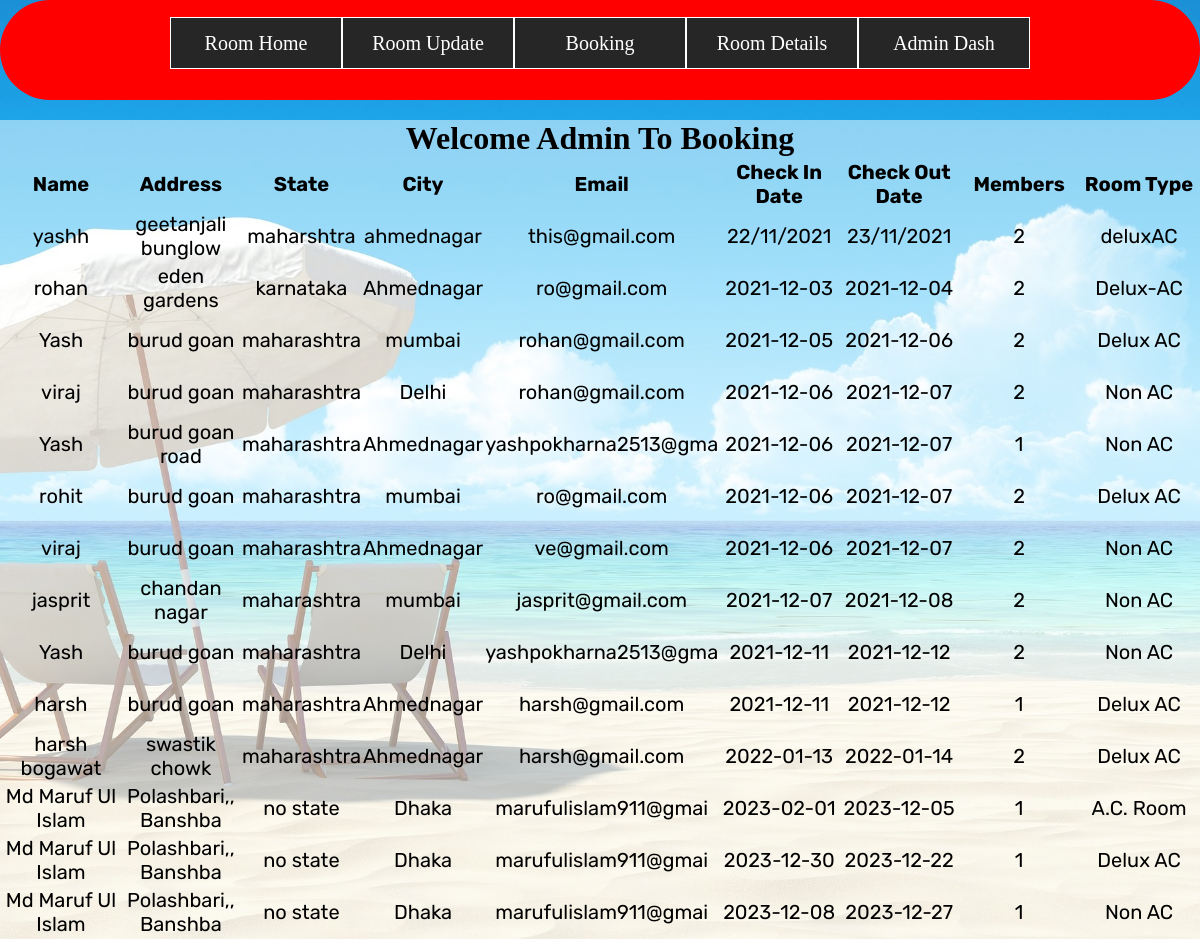
Page /admin/booking.php on the committed database.
### admin/booking.php (the view, shortened to what this page needs)
<?php
 include('../dbcon.php');
?>
<!DOCTYPE html>
<html lang="en">
<head>
    <link rel="stylesheet" href="stylee.css">
</head>
<body>
    <div class="wrapper-container">
    <div class="wrapper">
        <ul>
            <li><a href="aroom.php">Room Home</a></li>
            <li><a href="#">Room Update</a>
            </li>
            <li><a href="booking.php">Booking</a></li>
            <li><a href="aroom.php">Room Details</a></li>
            <li><a href="admindash.php">Admin Dash</a></li>
        </ul>
    </div>
    </div>
    <div class="admin-booking">
        <h1 class="admin-book">Welcome Admin To Booking <Section></Section></h1>
        <table>
            <tr>
                    <th width="10%" height="50px">Name</th>
                     <th width="10%" height="50px">Address</th>
                     <th width="10%" height="50px">State</th>
                     <th width="10%" height="50px">City</th>
                     <th width="10%" height="50px">Email</th>
                     <th width="10%" height="50px">Check In Date</th>
                     <th width="10%" height="50px">Check Out Date</th>
                     <th width="10%" height="50px">Members</th>
                     <th width="10%" height="50px">Room Type</th>
            </tr>
            <?php
               $qry="SELECT * FROM `room booking`";
               $run=mysqli_query($sql,$qry);
                 while( $row=mysqli_fetch_assoc($run))
                 {
                    $name=$row['name'];
                    $address=$row['address'];
                    $state=$row['state'];
                    $city=$row['city'];
                    $email=$row['email'];
                    $ci=$row['cin'];
                    $co=$row['cout'];
                    $members=$row['members'];
                    $roomtype=$row['roomtype'];
                    ?>
                    <tr>
                     <td width="10%" height="50px"><center><?php echo $name; ?></center></td>
                     <td width="10%" height="50px"><center><?php echo $address; ?></center></td>
                     <td width="10%" height="50px"><center><?php echo $state; ?></center></td>
                     <td width="10%" height="50px"><center><?php echo $city; ?></center></td>
                     <td width="10%" height="50px"><center><?php echo $email; ?></center></td>
                     <td width="10%" height="50px"><center><?php echo $ci; ?></center></td>
                     <td width="10%" height="50px"><center><?php echo $co; ?></center></td>
                     <td width="10%" height="50px"><center><?php echo $members; ?></center></td>
                     <td width="10%" height="50px"><center><?php echo $roomtype; ?></center></td>
                 </tr>
                    <?php
                 }
            ?>
        </table>
    </div>
</body>
</html>

### admin/stylee.css (style rules this page uses)
* { margin: 0; padding: 0; }
.wrapper { width: 860px; margin: 0 auto; }
.wrapper-container { background-color: red; width: 100%; height: 100px; position: relative; border-radius: 50px; }
.wrapper ul { list-style: none; padding-top: 2%; }
.wrapper ul li { background: #262626; width: 170px; border: 1px solid #fff; height: 50px; line-height: 50px; text-align: center; float: left; position: relative; }
.wrapper ul li a { color: #fff; font-size: 20px; text-decoration: none; }

### admin/booking.php (style rules this page uses)
.admin-booking { background:rgba(255,255,255,0.5); }
.admin-booking h1 { text-align:center; margin-top: 20px; }
body::before { position: absolute; content: ""; height: 100%; width: 100%; z-index: -1; opacity: 0.89; background: url('../img/adminhotel2.jpg') center center/cover no-repeat; }
.admin-booking table tr { font-size:20px; font-family: 'Rubik', sans-serif; }

### rows in the picture
room booking: name "yashh", address "geetanjali bunglow", state "maharshtra", city "ahmednagar", email "this@gmail.com", cin "22/11/2021", cout "23/11/2021", members "2", roomtype "deluxAC"
room booking: name "rohan", address "eden gardens", state "karnataka", city "Ahmednagar", email "ro@gmail.com", cin "2021-12-03", cout "2021-12-04", members "2", roomtype "Delux-AC"
room booking: name "Yash", address "burud goan", state "maharashtra", city "mumbai", email "rohan@gmail.com", cin "2021-12-05", cout "2021-12-06", members "2", roomtype "Delux AC"
room booking: name "viraj", address "burud goan", state "maharashtra", city "Delhi", email "rohan@gmail.com", cin "2021-12-06", cout "2021-12-07", members "2", roomtype "Non AC"
room booking: name "Yash", address "burud goan road", state "maharashtra", city "Ahmednagar", email "yashpokharna2513@gma", cin "2021-12-06", cout "2021-12-07", members "1", roomtype "Non AC"
room booking: name "rohit", address "burud goan", state "maharashtra", city "mumbai", email "ro@gmail.com", cin "2021-12-06", cout "2021-12-07", members "2", roomtype "Delux AC"
room booking: name "viraj", address "burud goan", state "maharashtra", city "Ahmednagar", email "ve@gmail.com", cin "2021-12-06", cout "2021-12-07", members "2", roomtype "Non AC"
room booking: name "jasprit", address "chandan nagar", state "maharashtra", city "mumbai", email "jasprit@gmail.com", cin "2021-12-07", cout "2021-12-08", members "2", roomtype "Non AC"
room booking: name "Yash", address "burud goan", state "maharashtra", city "Delhi", email "yashpokharna2513@gma", cin "2021-12-11", cout "2021-12-12", members "2", roomtype "Non AC"
room booking: name "harsh", address "burud goan", state "maharashtra", city "Ahmednagar", email "harsh@gmail.com", cin "2021-12-11", cout "2021-12-12", members "1", roomtype "Delux AC"
room booking: name "harsh bogawat", address "swastik chowk", state "maharashtra", city "Ahmednagar", email "harsh@gmail.com", cin "2022-01-13", cout "2022-01-14", members "2", roomtype "Delux AC"
room booking: name "Md Maruf Ul Islam", address "Polashbari,, Banshba", state "no state", city "Dhaka", email "marufulislam911@gmai", cin "2023-02-01", cout "2023-12-05", members "1", roomtype "A.C. Room"
room booking: name "Md Maruf Ul Islam", address "Polashbari,, Banshba", state "no state", city "Dhaka", email "marufulislam911@gmai", cin "2023-12-30", cout "2023-12-22", members "1", roomtype "Delux AC"
room booking: name "Md Maruf Ul Islam", address "Polashbari,, Banshba", state "no state", city "Dhaka", email "marufulislam911@gmai", cin "2023-12-08", cout "2023-12-27", members "1", roomtype "Non AC"
